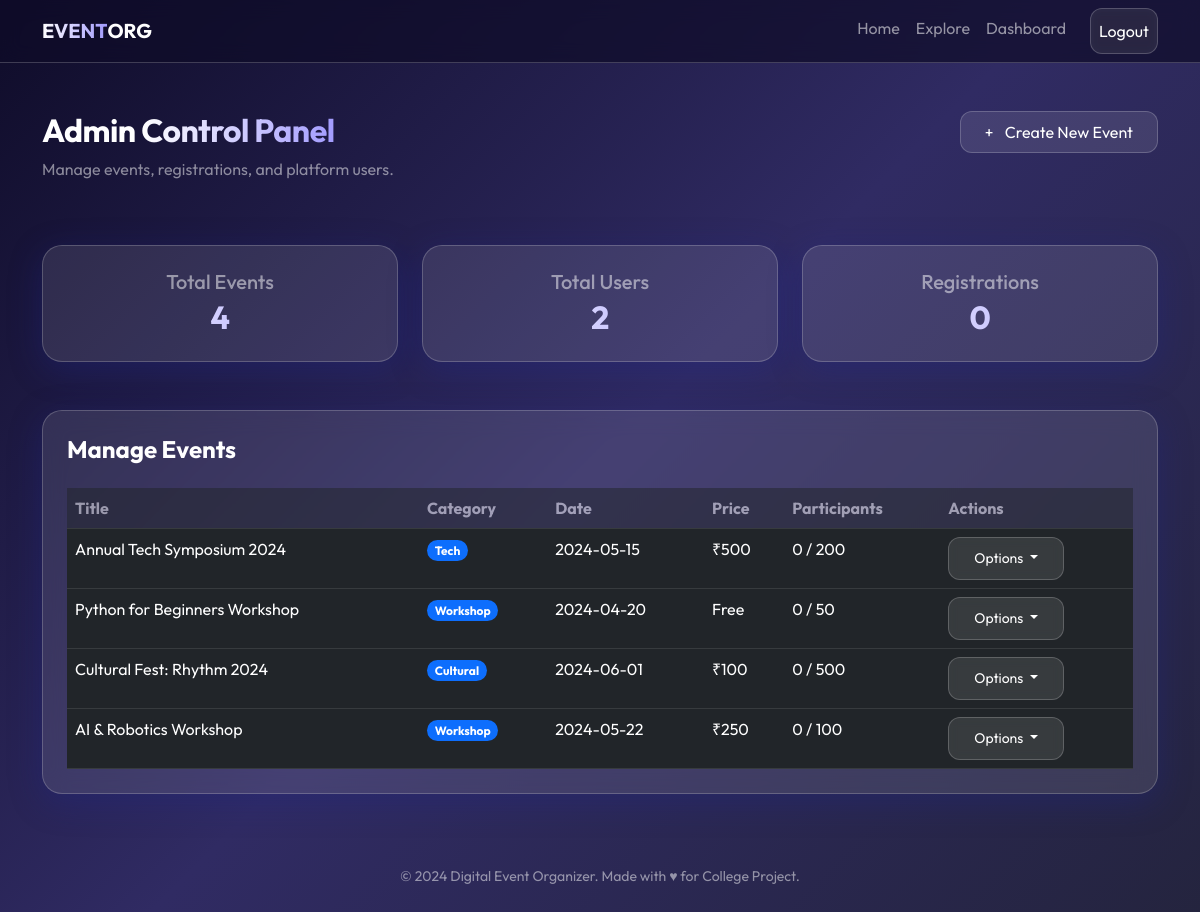
Screenshot of /admin/dashboard (signed in) with the database file from the repository.
### tables this page shows
CREATE TABLE events (
    event_id INTEGER PRIMARY KEY AUTOINCREMENT,
    title VARCHAR(200) NOT NULL,
    description TEXT,
    date DATE NOT NULL,
    time TIME NOT NULL,
    venue VARCHAR(200) NOT NULL,
    category VARCHAR(50),
    price DECIMAL(10, 2) DEFAULT 0.00,
    is_paid INTEGER DEFAULT 0,
    max_participants INT NOT NULL,
    current_participants INT DEFAULT 0,
    deadline DATETIME NOT NULL,
    image_url VARCHAR(255),
    created_at DATETIME DEFAULT CURRENT_TIMESTAMP
);

### app.py (the view)
@app.route('/admin/dashboard')
def admin_dashboard():
    if not is_logged_in() or session['role'] != 'admin':
        return redirect(url_for('login'))
    db = get_db()
    events = db.execute('SELECT * FROM events').fetchall()
    user_count = db.execute('SELECT COUNT(*) as count FROM users WHERE role="user"').fetchone()['count']
    reg_count = db.execute('SELECT COUNT(*) as count FROM registrations').fetchone()['count']
    db.close()
    return render_template('admin/dashboard.html', events=events, user_count=user_count, reg_count=reg_count)

### app.py (called while the page is built)
def get_db():
    db = sqlite3.connect(DATABASE)
    db.row_factory = sqlite3.Row
    return db

def is_logged_in():
    return 'user_id' in session

### templates/admin/dashboard.html (shortened to what this page needs)
{% extends "base.html" %}
{% block content %}
<div class="row mb-5 animate-fade">
    <div class="col-md-8">
        <h2 class="fw-bold">Admin <span class="text-gradient">Control Panel</span></h2>
        <p class="opacity-50">Manage events, registrations, and platform users.</p>
    </div>
    <div class="col-md-4 text-md-end">
        <a href="/admin/create_event" class="btn btn-glass px-4 py-2">
            <span class="me-2">+</span> Create New Event
        </a>
    </div>
</div>
<div class="row g-4 mb-5 animate-fade">
    <div class="col-md-4">
        <div class="glass-card p-4 text-center">
            <h5 class="opacity-50 mb-1">Total Events</h5>
            <h2 class="fw-bold mb-0 text-gradient">{{ events|length }}</h2>
        </div>
    </div>
    <div class="col-md-4">
        <div class="glass-card p-4 text-center">
            <h5 class="opacity-50 mb-1">Total Users</h5>
            <h2 class="fw-bold mb-0 text-gradient">{{ user_count }}</h2>
        </div>
    </div>
    <div class="col-md-4">
        <div class="glass-card p-4 text-center">
            <h5 class="opacity-50 mb-1">Registrations</h5>
            <h2 class="fw-bold mb-0 text-gradient">{{ reg_count }}</h2>
        </div>
    </div>
</div>
<div class="glass-card p-4 animate-fade" style="animation-delay: 0.2s;">
    <h4 class="fw-bold mb-4">Manage Events</h4>
    <div class="table-responsive">
        <table class="table table-dark table-hover mb-0">
            <thead>
                <tr class="opacity-50">
                    <th>Title</th>
                    <th>Category</th>
                    <th>Date</th>
                    <th>Price</th>
                    <th>Participants</th>
                    <th>Actions</th>
                </tr>
            </thead>
            <tbody>
                {% for event in events %}
                <tr>
                    <td>{{ event.title }}</td>
                    <td><span class="badge bg-primary rounded-pill">{{ event.category }}</span></td>
                    <td>{{ event.date }}</td>
                    <td>{{ "₹" + event.price|string if event.is_paid else "Free" }}</td>
                    <td>{{ event.current_participants }} / {{ event.max_participants }}</td>
                    <td>
                        <div class="dropdown">
                            <button class="btn btn-sm btn-glass dropdown-toggle" type="button"
                                data-bs-toggle="dropdown">
                                Options
                            </button>
                        </div>
                    </td>
                </tr>
                {% else %}
                <tr>
                    <td colspan="6" class="text-center py-4 opacity-50">No events created yet.</td>
                </tr>
                {% endfor %}
            </tbody>
        </table>
    </div>
</div>
{% endblock %}

### templates/base.html (shortened to what this page needs)
<!DOCTYPE html>
<html lang="en">
<head>
    <link href="https://cdn.jsdelivr.net/npm/bootstrap@5.3.0/dist/css/bootstrap.min.css" rel="stylesheet">
    <link rel="stylesheet" href="{{ url_for('static', filename='css/style.css') }}">
</head>
<body>
    <nav class="navbar navbar-expand-lg navbar-dark glass-nav sticky-top">
        <div class="container">
            <a class="navbar-brand fw-bold" href="/">
                <span class="text-gradient">EVENT</span>ORG
            </a>
            <div class="collapse navbar-collapse" id="navbarNav">
                <ul class="navbar-nav ms-auto">
                    <li class="nav-item">
                        <a class="nav-link" href="/">Home</a>
                    </li>
                    <li class="nav-item">
                        <a class="nav-link" href="/events">Explore</a>
                    </li>
                    {% if session.get('user_id') %}
                        <li class="nav-item">
                            <a class="nav-link" href="/dashboard">Dashboard</a>
                        </li>
                        <li class="nav-item">
                            <a class="nav-link btn-glass ms-lg-3" href="/logout">Logout</a>
                        </li>
                    {% endif %}
                </ul>
            </div>
        </div>
    </nav>
    <main class="container py-5">
        {% block content %}{% endblock %}
    </main>
    <footer class="py-4 text-center">
        <p class="text-white-50 small">&copy; 2024 Digital Event Organizer. Made with &hearts; for College Project.</p>
    </footer>
</body>
</html>

### static/css/style.css (style rules this page uses)
:root { --glass-bg: rgba(255, 255, 255, 0.1); --glass-border: rgba(255, 255, 255, 0.2); --glass-shadow: 0 8px 32px 0 rgba(31, 38, 135, 0.37); --primary-color: #6c5ce7; --secondary-color: #a29bfe; --text-color: #ffffff; --bg-gradient: linear-gradient(135deg, #0f0c29, #302b63, #24243e); }
body { background: var(--bg-gradient); background-attachment: fixed; color: var(--text-color); font-family: 'Outfit', sans-serif; min-height: 100vh; margin: 0; overflow-x: hidden; }
.glass-card { background: var(--glass-bg); backdrop-filter: blur(12px); -webkit-backdrop-filter: blur(12px); border-radius: 20px; border: 1px solid var(--glass-border); box-shadow: var(--glass-shadow); transition: transform 0.3s ease, box-shadow 0.3s ease; }
.glass-nav { background: rgba(15, 12, 41, 0.7); backdrop-filter: blur(10px); border-bottom: 1px solid var(--glass-border); }
.btn-glass { background: var(--glass-bg); border: 1px solid var(--glass-border); color: white; backdrop-filter: blur(5px); border-radius: 12px; padding: 10px 25px; transition: all 0.3s ease; }
h1, h2, h3 { font-weight: 700; letter-spacing: -0.5px; }
.text-gradient { background: linear-gradient(to right, #ffffff, #a29bfe); -webkit-background-clip: text; background-clip: text; -webkit-text-fill-color: transparent; }
.animate-fade { animation: fadeIn 0.8s ease forwards; }

### rows the page displays
events: title "Annual Tech Symposium 2024", category "Tech", date "2024-05-15", is_paid+price "₹500", current_participants "0", max_participants "200"
events: title "Python for Beginners Workshop", category "Workshop", date "2024-04-20", is_paid "Free", current_participants "0", max_participants "50"
events: title "Cultural Fest: Rhythm 2024", category "Cultural", date "2024-06-01", is_paid+price "₹100", current_participants "0", max_participants "500"
events: title "AI & Robotics Workshop", category "Workshop", date "2024-05-22", is_paid+price "₹250", current_participants "0", max_participants "100"

### other values shown
{{ events|length }} "4"
{{ user_count }} "2"
{{ reg_count }} "0"
